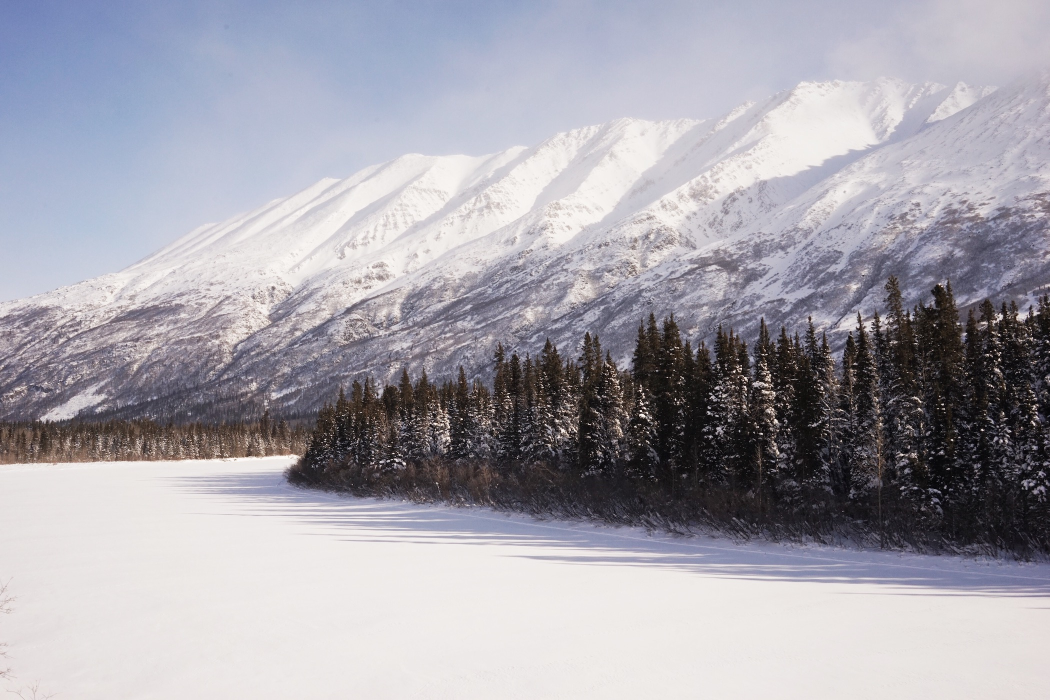
#> input picture image/original/example1.jpg, 2100 x 1400 px, found by its file name (shown at 1/2 size)
$ python '5 demo saliency.py'
#> lines starting #> are read from the running program, lines starting #| are printed output that depends on the picture; after the words box and inside, x2 and y2 are one past the last pixel; in counts of white or black regions, pixels touching at a corner belong together
### athec/misc.py
# -*- coding: utf-8 -*-
import os, sys, random, shutil, pprint
import cv2
import numpy as np
from PIL import Image, ImageFile

def create_path(filepath):
    filepathfolder = os.path.dirname(filepath)
    if not os.path.exists(filepathfolder): os.makedirs(filepathfolder)

def make_path(filepath, suffix = None):
    imgbasename = os.path.basename(filepath)
    if isinstance(suffix, str):
        imgbasename = imgbasename + "." + suffix
    imgname = imgbasename if imgbasename.lower().endswith(".png") else imgbasename + '.png'
    filepathfolder = os.path.dirname(filepath)
    if not os.path.exists(filepathfolder):
        os.makedirs(filepathfolder)
    newfilepath = os.path.join(filepathfolder, imgname)
    return(newfilepath)

# [18 lines left out: functions copy_file, save_list_to_txt, save_dict_to_txt, not called in this run]

def printd(d):
    pprint.pprint(d, sort_dicts=False)

# [71 lines left out: functions attr_size, attr_mode, tf_resize, not called in this run]

def tf_binary(img,
              save_path = None,
              threshold = None):
    gray = read_img_gray(img)
    if isinstance(threshold, int):
        ret, binarized = cv2.threshold(gray, threshold, 255, cv2.THRESH_BINARY)
    else:
        ret, binarized = cv2.threshold(gray, 0, 255, cv2.THRESH_BINARY + cv2.THRESH_OTSU)

    if isinstance(save_path, str):
        save_path = make_path(save_path)
        cv2.imwrite(save_path, binarized)
    return(binarized)

# [50 lines left out: functions read_img_rgb, read_img_bgr, not called in this run]

def read_img_gray(img):
#> called with img = 'image/resize/example1.jpg'
    if isinstance(img, str):
        try:
            img = cv2.imread(img)
#> img is the input picture: shape (1400, 2100, 3); mean B, G, R 171.5, 162.9, 165
            if len(img.shape) == 3:
                img = cv2.cvtColor(img, cv2.COLOR_BGR2GRAY)
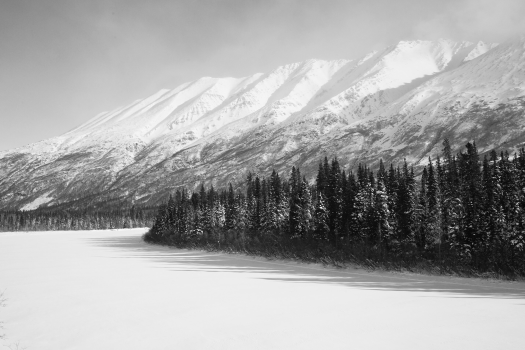
#> img: shape (1400, 2100) (shown at 1/4 size); min 0, max 254, mean 164.5
                return(img)
            elif len(img.shape) == 2:
                return(img)
            else:
                raise ValueError("Need to provide correct input image")
        except:
            raise ValueError("Can't read file")
    elif isinstance(img, np.ndarray):
        if len(img.shape) == 3:
            img = cv2.cvtColor(img, cv2.COLOR_RGB2GRAY)
            return(img)
        elif len(img.shape) == 2:
            return(img)
        else:
            raise ValueError("Need to provide correct input image")
    else:
        raise ValueError("Need to provide image path or image array")

# [15 lines left out: function inspect, not called in this run]

def split_block(bw, nblock):
    sp1d = np.array_split(bw, nblock, axis=0) #split the array into a list of nblock subarrays along 0 axis
    sp2d = [np.array_split(x, nblock, axis=1) for x in sp1d]  #  flat = [x for sublist in sp2d for x in sublist] # flatten the nested list
    windows = [x for sublist in sp2d for x in sublist] # flatten the nested list and get sum in each block#    print(sals)
    return(windows)

### athec/saliency.py
import os, random
import cv2
import numpy as np
from . import misc, box

def tf_saliency_spectral_residual(img,
                                  save_path = None):
    gray = misc.read_img_gray(img)
    saliency = cv2.saliency.StaticSaliencySpectralResidual_create()
    success, saliency_map = saliency.computeSaliency(gray)
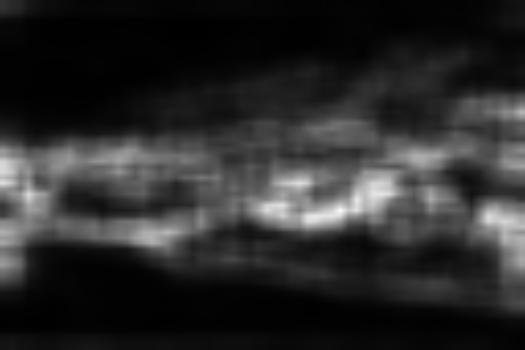
#> saliency_map: shape (1400, 2100) float32 (shown at 1/4 size); min 0.00245, max 0.997, mean 0.167
#> success = True
    saliency_map = (saliency_map * 255).astype("uint8") # return 0-1 float, so convert to 0-255
    if isinstance(save_path, str):
        save_path = misc.make_path(save_path)
        cv2.imwrite(save_path, saliency_map)
    return(saliency_map)

def tf_saliency_fine_grained(img,
                             save_path = None):
#> called with img = 'image/resize/example1.jpg'
    gray = misc.read_img_gray(img)
    saliency = cv2.saliency.StaticSaliencyFineGrained_create()
    success, saliency_map = saliency.computeSaliency(gray)
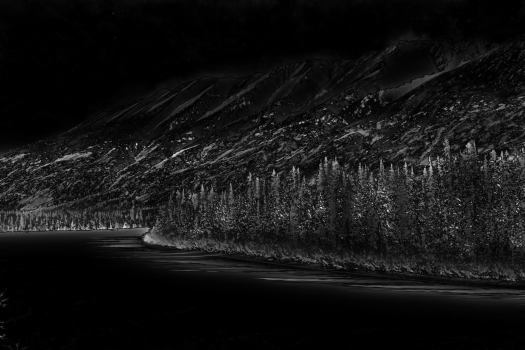
#> saliency_map: shape (1400, 2100) float32 (shown at 1/4 size); min 0, max 1, mean 0.0778
#> success = True
    saliency_map = (saliency_map * 255).astype("uint8") # return 0-1 float, so convert to 0-255
#> in tf_binary, `ret, binarized = cv2.threshold(gray, threshold, 255, cv2.THRESH_BINARY)`:
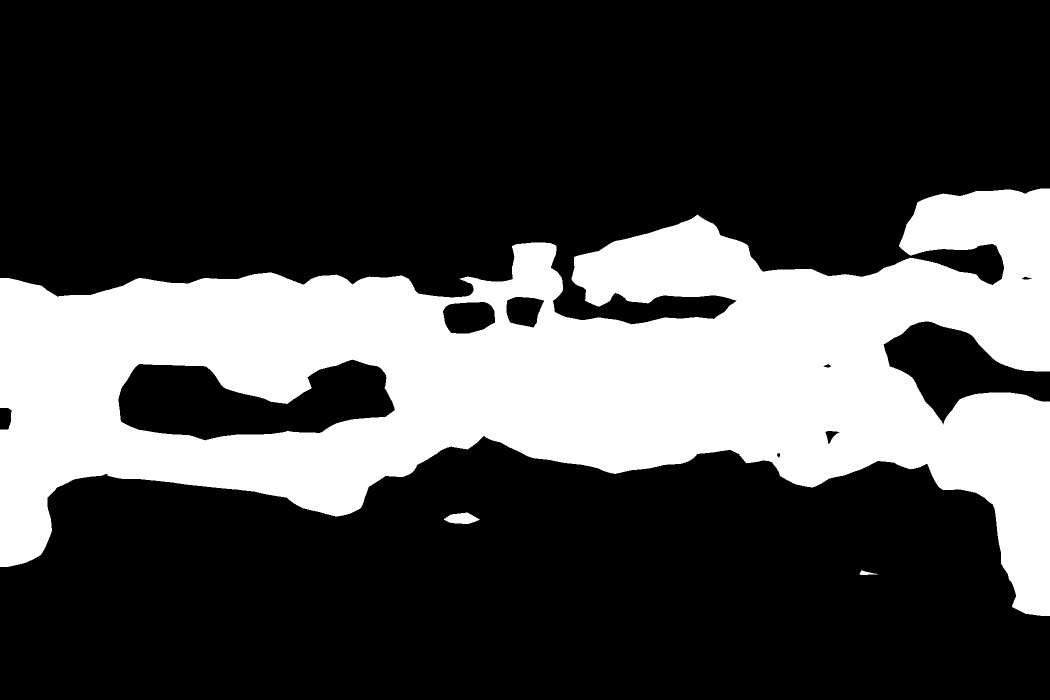
#> binarized: shape (1400, 2100) (shown at 1/2 size); 28.2% white; 3 white regions, box (x1, y1, x2, y2) and area: (0, 377, 2100, 1232) 826975, (888, 1025, 959, 1048) 1098, (1719, 1141, 1756, 1150) 172
#> in tf_binary, `ret, binarized = cv2.threshold(gray, threshold, 255, cv2.THRESH_BINARY)`: ret = 60
#> call 2 of tf_binary, with threshold = 60
#> in tf_binary (call 2), `ret, binarized = cv2.threshold(gray, threshold, 255, cv2.THRESH_BINARY)`:
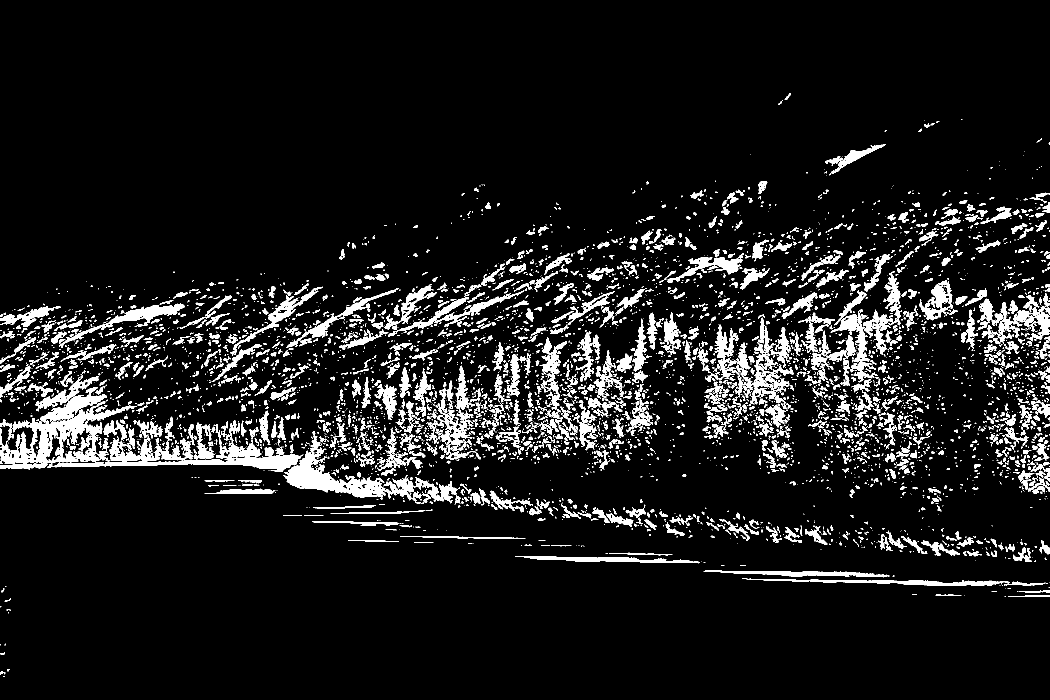
#> binarized: shape (1400, 2100) (shown at 1/2 size); 8.9% white; 5331 white regions (3755 under 20 px), largest, box (x1, y1, x2, y2) and area: (0, 802, 273, 928) 11500, (567, 862, 915, 1007) 10746, (94, 908, 607, 943) 5588
    if isinstance(save_path, str):
        save_path = misc.make_path(save_path)
        cv2.imwrite(save_path, saliency_map)
    return(saliency_map)

def attr_complexity_saliency(img,
                             threshold = 0.7,
                             nblock = 20,
                             return_block = False):
#> called with threshold = 0.7, nblock = 10, return_block = True
    bw = misc.read_img_gray(img)
    h, w = bw.shape
    tsaliency = np.sum(bw) # total saliency value
#> tsaliency = 123980810
    wsaliency = tsaliency/(255*w*h)  # normalized by image size
#> wsaliency = 0.165

    windows = misc.split_block(bw, nblock)  # split the saliency map into n*n blocks
#> in split_block, `sp1d = np.array_split(bw, nblock, axis=0)`: sp1d = 10 items
#> in split_block, `windows = [x for sublist in sp2d for x in sublist]`: windows = 100 items
#> windows = 100 items
    sals = [np.sum(x) for x in windows]  # calculate the saliency for each block
#> sals = 100 values, max 4473648 at index 55, min 38783 at index 21, mean 1239808.1
    sals_sorted = np.array(sals)
#> sals_sorted has the same summary as sals
    sals_sorted = sals_sorted[np.argsort(-sals_sorted)]  # sort these blocks in the decreasing order
#> sals_sorted = 100 values, max 4473648 at index 0, min 38783 at index 99, mean 1239808.1
    sals_cum = np.cumsum(sals_sorted)  # get cumulative sum
#> sals_cum = 100 values from 4473648 to 123980810

    nsal = np.argmax(sals_cum >= tsaliency * threshold) + 1 # get the number of blocks that add to the threshold
#> nsal = 30
    ntotal = nblock ** 2
    wblock = nsal / ntotal
#> wblock = 0.3

    d = {"saliency_total":wsaliency,
         "saliency_block":wblock}
#> d = {'saliency_total': 0.165, 'saliency_block': 0.3}

    if return_block:
        attributes = ["saliency_block_" + str(x) for x in range(1, ntotal+1)]
        draw = dict(zip(attributes, sals))
#> draw = 100 items
        d.update(draw)
    return(d)

def attr_complexity_saliency_box(img,
                                 save_path = None,
                                 min_perentage = 0.8,
                                 check_interval = 1):
    gray = misc.read_img_gray(img)
    minsize_percent, minbox = box.find_box(gray, m = min_perentage, k = check_interval)
    if isinstance(save_path, str):
        drimg = cv2.cvtColor(gray, cv2.COLOR_GRAY2BGR)
        drimg = cv2.rectangle(drimg,(minbox[1], minbox[0]),(minbox[3], minbox[2]),(0,204,255),4)
        save_path = misc.make_path(save_path)
        cv2.imwrite(save_path, drimg)
    d = {"saliency_box_size":minsize_percent,
         "saliency_box_x1":minbox[1],
         "saliency_box_y1":minbox[0],
         "saliency_box_x2":minbox[3],
         "saliency_box_y2":minbox[2]}
    return(d)

# [142 lines left out: functions attr_complexity_saliency_consistency, attr_ruleofthirds_centroid, attr_ruleofthirds_band, not called in this run]

### 5 demo saliency.py
import os, sys
from athec import misc, saliency

img_folder = os.path.join("image", "original")
resize_folder = os.path.join("image", "resize")
tf_folder = os.path.join("image", "transform")

imgname = "example1.jpg"
img = os.path.join(resize_folder, imgname)

'''
Perform saliency detection with spectral residual method. See https://docs.opencv.org/3.4/d8/d65/group__saliency.html and https://www.pyimagesearch.com/2018/07/16/opencv-saliency-detection/
Return a 2-D array.
save_path (optional, default None): str. If provided, a visualization will be saved to this location.
'''
saliency_spectral = saliency.tf_saliency_spectral_residual(img,
                                                           save_path = os.path.join(tf_folder, "saliency spectral", imgname))

'''
Perform saliency detection with fine grained method. See https://docs.opencv.org/3.4/d8/d65/group__saliency.html and https://www.pyimagesearch.com/2018/07/16/opencv-saliency-detection/
Return a 2-D array.
save_path (optional, default None): str. If provided, a visualization will be saved to this location.
'''
saliency_fine = saliency.tf_saliency_fine_grained(img,
                                                  save_path = os.path.join(tf_folder, "saliency fine", imgname))

'''
Binarize an grayscale image. See https://www.pyimagesearch.com/2021/04/28/opencv-thresholding-cv2-threshold/
Return a 2-D array.
save_path (optional, default None): str. If provided, a visualization will be saved to this location.
threshold (default None): int. The threshold for binarization. Pixels above the threshold will be set to 255 and pixels below it will be set to 0. If this argument is not provided, the function will use the Ostu method to automatically find the threshold.
'''
saliency_spectral_bin = misc.tf_binary(saliency_spectral,
                                           save_path = os.path.join(tf_folder, "saliency spectral binary", imgname),
                                           threshold = 60)

saliency_fine_bin = misc.tf_binary(saliency_fine,
                                       save_path = os.path.join(tf_folder, "saliency fine binary", imgname),
                                       threshold = 60)

'''
Calculate visual complexity based on saliency.
Return:
(1) the total saliency values after saliency detection (normalized by image size).
(2) the number of image blocks that add to a certain percentage (i.e., threshold) of total saliency values after the image is partitioned into n × n (i.e., nblock) blocks.
(3) the saliency values in each image block.
threshold (default 0.7): float. See above.
nblock (default 20): int. See above.
return_block (default False): bool. If set to True, the function will return the saliency values in each block.
'''
result = saliency.attr_complexity_saliency(saliency_spectral,
                                           threshold = 0.7,
                                           nblock = 10,
                                           return_block = True)
#> result = 102 items

misc.printd(result)
#> (printed output is left out)

'''
Calculate visual complexity based on the relative size of a minimal bounding box that contains a certain percentage of saliency values.
save_path (optional, default None): str. If provided, a visualization will be saved to this location.
see demo edge.py
'''
result = saliency.attr_complexity_saliency_box(saliency_spectral,
                                 save_path = os.path.join(tf_folder, "bounding box saliency spectral", imgname),
                                 min_perentage = 0.9,
                                 check_interval = 1)
#> (the run stopped early here; a loop or call above may not have finished)

$ run again, with image/original/example2.jpg copied over image/original/example1.jpg
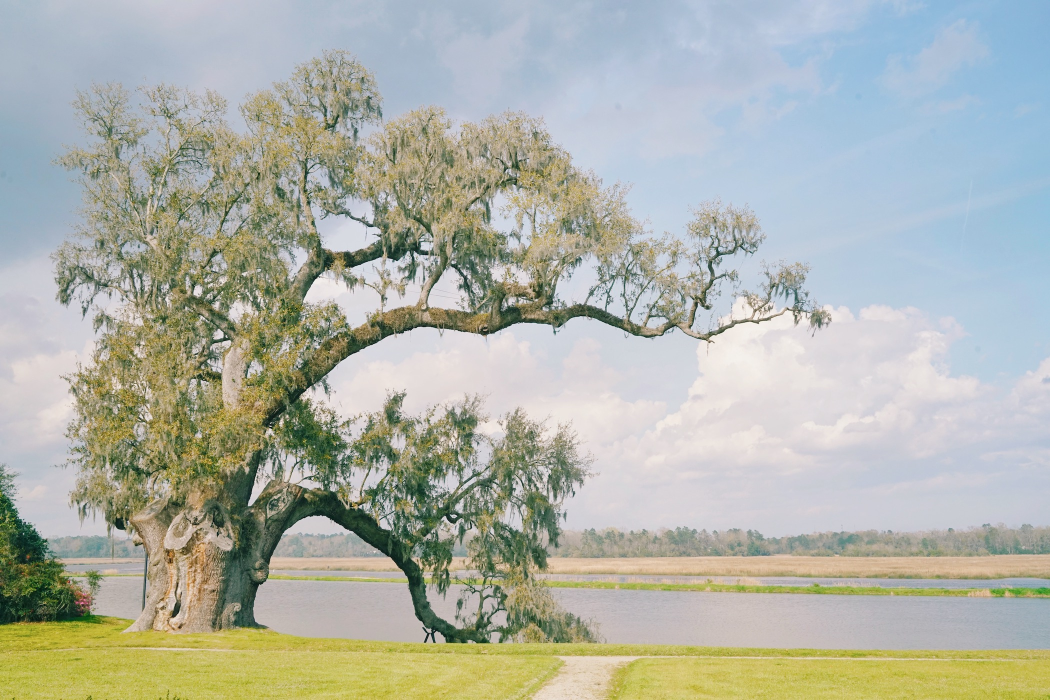
#> input picture image/original/example2.jpg, 2100 x 1400 px, found by its file name (shown at 1/2 size)
#> in read_img_gray, img is the input picture: shape (1400, 2100, 3); mean B, G, R 167.8, 178.2, 174.4
#> img: shape (1400, 2100)
#> in tf_saliency_spectral_residual, `success, saliency_map = saliency.computeSaliency(gray)`: success = True
#> in tf_binary, `ret, binarized = cv2.threshold(gray, threshold, 255, cv2.THRESH_BINARY)`:
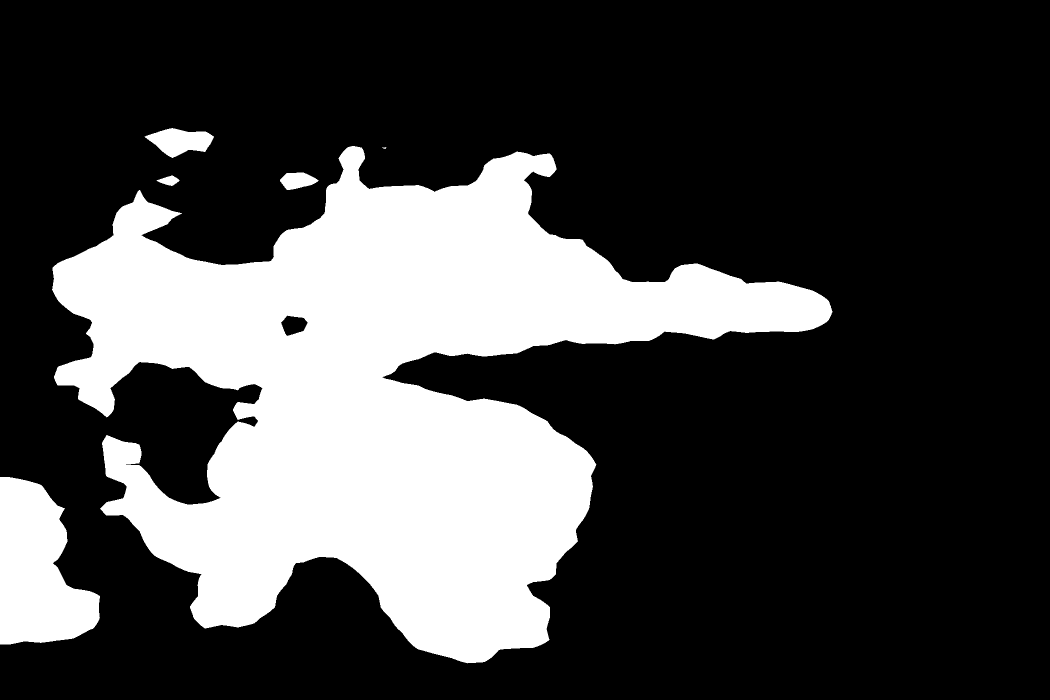
#> binarized: shape (1400, 2100) (shown at 1/2 size); 26.8% white; 6 white regions (1 under 20 px), largest, box (x1, y1, x2, y2) and area: (104, 292, 1665, 1327) 734359, (0, 954, 200, 1289) 45604, (289, 256, 428, 316) 4990, (560, 345, 637, 380) 1829, (313, 351, 359, 372) 553
#> ret = 60
#> in tf_binary (call 2), `ret, binarized = cv2.threshold(gray, threshold, 255, cv2.THRESH_BINARY)`:
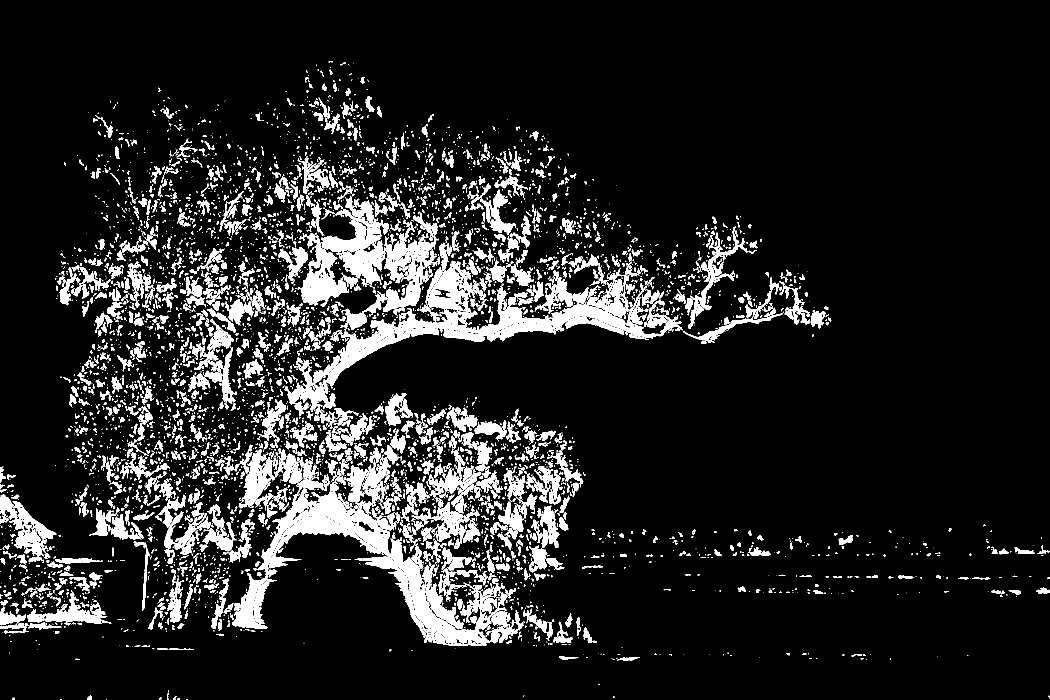
#> binarized: shape (1400, 2100) (shown at 1/2 size); 11.9% white; 5464 white regions (3805 under 20 px), largest, box (x1, y1, x2, y2) and area: (464, 953, 1015, 1292) 33569, (569, 523, 1365, 847) 30880, (766, 455, 874, 624) 7408
#> tsaliency = 122067072
#> wsaliency = 0.163
#> sp1d = 10 items
#> in split_block, `windows = [x for sublist in sp2d for x in sublist]`: windows = 100 items
#> sals = 100 values, max 4887367 at index 73, min 84810 at index 9, mean 1220670.7
#> in attr_complexity_saliency, `sals_sorted = np.array(sals)`: sals_sorted has the same summary as sals
#> in attr_complexity_saliency, `sals_sorted = sals_sorted[np.argsort(-sals_sorted)]`: sals_sorted = 100 values, max 4887367 at index 0, min 84810 at index 99, mean 1220670.7
#> sals_cum = 100 values from 4887367 to 122067072
#> nsal = 31
#> wblock = 0.31
#> d = {'saliency_total': 0.163, 'saliency_block': 0.31}
#> draw = 100 items
#> result = 102 items
#> (printed output is left out)
